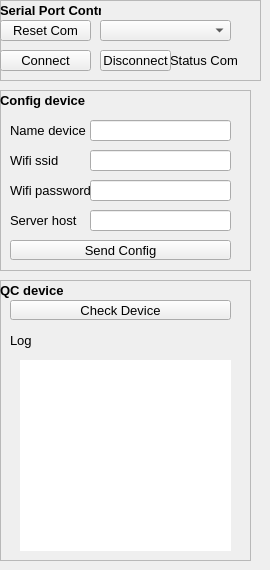
    <widget class="QWidget" name="tab_6">
     <attribute name="title">
      <string>Config</string>
     </attribute>
     <widget class="QFrame" name="frame_config">
      <property name="geometry">
       <rect>
        <x>0</x>
        <y>90</y>
        <width>251</width>
        <height>181</height>
       </rect>
      </property>
      <property name="font">
       <font>
        <pointsize>7</pointsize>
        <bold>false</bold>
       </font>
      </property>
      <property name="autoFillBackground">
       <bool>true</bool>
      </property>
      <property name="inputMethodHints">
       <set>Qt::ImhNone</set>
      </property>
      <property name="frameShape">
       <enum>QFrame::StyledPanel</enum>
      </property>
      <property name="frameShadow">
       <enum>QFrame::Raised</enum>
      </property>
      <widget class="QLabel" name="label_9">
       <property name="geometry">
        <rect>
         <x>10</x>
         <y>60</y>
         <width>81</width>
         <height>20</height>
        </rect>
       </property>
       <property name="font">
        <font>
         <pointsize>10</pointsize>
         <bold>false</bold>
        </font>
       </property>
       <property name="text">
        <string>Wifi ssid</string>
       </property>
      </widget>
      <widget class="QLabel" name="label_11">
       <property name="geometry">
        <rect>
         <x>10</x>
         <y>90</y>
         <width>81</width>
         <height>20</height>
        </rect>
       </property>
       <property name="font">
        <font>
         <pointsize>10</pointsize>
         <bold>false</bold>
        </font>
       </property>
       <property name="text">
        <string>Wifi password</string>
       </property>
      </widget>
      <widget class="QLineEdit" name="lineEdit_2">
       <property name="geometry">
        <rect>
         <x>90</x>
         <y>60</y>
         <width>141</width>
         <height>21</height>
        </rect>
       </property>
       <property name="font">
        <font>
         <pointsize>10</pointsize>
         <bold>false</bold>
        </font>
       </property>
      </widget>
      <widget class="QLineEdit" name="lineEdit_3">
       <property name="geometry">
        <rect>
         <x>90</x>
         <y>90</y>
         <width>141</width>
         <height>21</height>
        </rect>
       </property>
       <property name="font">
        <font>
         <pointsize>10</pointsize>
         <bold>false</bold>
        </font>
       </property>
      </widget>
      <widget class="QLabel" name="label">
       <property name="geometry">
        <rect>
         <x>0</x>
         <y>0</y>
         <width>101</width>
         <height>20</height>
        </rect>
       </property>
       <property name="font">
        <font>
         <pointsize>10</pointsize>
         <bold>true</bold>
        </font>
       </property>
       <property name="text">
        <string>Config device</string>
       </property>
      </widget>
      <widget class="QLineEdit" name="lineEdit_4">
       <property name="geometry">
        <rect>
         <x>90</x>
         <y>120</y>
         <width>141</width>
         <height>21</height>
        </rect>
       </property>
       <property name="font">
        <font>
         <pointsize>10</pointsize>
         <bold>false</bold>
        </font>
       </property>
       <property name="text">
        <string/>
       </property>
      </widget>
      <widget class="QLabel" name="label_19">
       <property name="geometry">
        <rect>
         <x>10</x>
         <y>120</y>
         <width>81</width>
         <height>20</height>
        </rect>
       </property>
       <property name="font">
        <font>
         <pointsize>10</pointsize>
         <bold>false</bold>
        </font>
       </property>
       <property name="text">
        <string>Server host</string>
       </property>
      </widget>
      <widget class="QLineEdit" name="lineEdit_5">
       <property name="geometry">
        <rect>
         <x>90</x>
         <y>30</y>
         <width>141</width>
         <height>21</height>
        </rect>
       </property>
       <property name="font">
        <font>
         <pointsize>10</pointsize>
         <bold>false</bold>
        </font>
       </property>
       <property name="text">
        <string/>
       </property>
      </widget>
      <widget class="QLabel" name="label_12">
       <property name="geometry">
        <rect>
         <x>10</x>
         <y>30</y>
         <width>81</width>
         <height>20</height>
        </rect>
       </property>
       <property name="font">
        <font>
         <pointsize>10</pointsize>
         <bold>false</bold>
        </font>
       </property>
       <property name="text">
        <string>Name device</string>
       </property>
      </widget>
      <widget class="QPushButton" name="sync_btn_4">
       <property name="geometry">
        <rect>
         <x>10</x>
         <y>150</y>
         <width>221</width>
         <height>20</height>
        </rect>
       </property>
       <property name="font">
        <font>
         <pointsize>10</pointsize>
         <bold>false</bold>
        </font>
       </property>
       <property name="text">
        <string>Send Config</string>
       </property>
      </widget>
     </widget>
     <widget class="QFrame" name="frame_3">
      <property name="geometry">
       <rect>
        <x>0</x>
        <y>0</y>
        <width>261</width>
        <height>81</height>
       </rect>
      </property>
      <property name="autoFillBackground">
       <bool>true</bool>
      </property>
      <property name="frameShape">
       <enum>QFrame::StyledPanel</enum>
      </property>
      <property name="frameShadow">
       <enum>QFrame::Raised</enum>
      </property>
      <widget class="QLabel" name="status_com">
       <property name="geometry">
        <rect>
         <x>170</x>
         <y>50</y>
         <width>71</width>
         <height>21</height>
        </rect>
       </property>
       <property name="font">
        <font>
         <pointsize>10</pointsize>
        </font>
       </property>
       <property name="text">
        <string>Status Com</string>
       </property>
      </widget>
      <widget class="QComboBox" name="cmbPort">
       <property name="geometry">
        <rect>
         <x>100</x>
         <y>20</y>
         <width>131</width>
         <height>21</height>
        </rect>
       </property>
       <property name="font">
        <font>
         <pointsize>10</pointsize>
        </font>
       </property>
       <property name="currentText">
        <string/>
       </property>
      </widget>
      <widget class="QLabel" name="label_7">
       <property name="geometry">
        <rect>
         <x>0</x>
         <y>0</y>
         <width>101</width>
         <height>20</height>
        </rect>
       </property>
       <property name="font">
        <font>
         <pointsize>10</pointsize>
         <bold>true</bold>
        </font>
       </property>
       <property name="text">
        <string>Serial Port Control</string>
       </property>
      </widget>
      <widget class="QPushButton" name="pushButton_2">
       <property name="geometry">
        <rect>
         <x>0</x>
         <y>50</y>
         <width>91</width>
         <height>21</height>
        </rect>
       </property>
       <property name="font">
        <font>
         <pointsize>10</pointsize>
        </font>
       </property>
       <property name="text">
        <string>Connect</string>
       </property>
      </widget>
      <widget class="QPushButton" name="btnPortInfo">
       <property name="geometry">
        <rect>
         <x>0</x>
         <y>20</y>
         <width>91</width>
         <height>21</height>
        </rect>
       </property>
       <property name="font">
        <font>
         <pointsize>10</pointsize>
        </font>
       </property>
       <property name="text">
        <string>Reset Com</string>
       </property>
       <property name="iconSize">
        <size>
         <width>14</width>
         <height>15</height>
        </size>
       </property>
      </widget>
      <widget class="QPushButton" name="pushButton_3">
       <property name="geometry">
        <rect>
         <x>100</x>
         <y>50</y>
         <width>71</width>
         <height>21</height>
        </rect>
       </property>
       <property name="font">
        <font>
         <pointsize>10</pointsize>
        </font>
       </property>
       <property name="text">
        <string>Disconnect</string>
       </property>
      </widget>
     </widget>
     <widget class="QFrame" name="frame_config_2">
      <property name="geometry">
       <rect>
        <x>0</x>
        <y>280</y>
        <width>251</width>
        <height>281</height>
       </rect>
      </property>
      <property name="font">
       <font>
        <pointsize>7</pointsize>
        <bold>false</bold>
       </font>
      </property>
      <property name="autoFillBackground">
       <bool>true</bool>
      </property>
      <property name="inputMethodHints">
       <set>Qt::ImhNone</set>
      </property>
      <property name="frameShape">
       <enum>QFrame::StyledPanel</enum>
      </property>
      <property name="frameShadow">
       <enum>QFrame::Raised</enum>
      </property>
      <widget class="QLabel" name="label_25">
       <property name="geometry">
        <rect>
         <x>0</x>
         <y>0</y>
         <width>101</width>
         <height>20</height>
        </rect>
       </property>
       <property name="font">
        <font>
         <pointsize>10</pointsize>
         <bold>true</bold>
        </font>
       </property>
       <property name="text">
        <string>QC device</string>
       </property>
      </widget>
      <widget class="QPushButton" name="sync_btn_7">
       <property name="geometry">
        <rect>
         <x>10</x>
         <y>20</y>
         <width>221</width>
         <height>20</height>
        </rect>
       </property>
       <property name="font">
        <font>
         <pointsize>10</pointsize>
         <bold>false</bold>
        </font>
       </property>
       <property name="text">
        <string>Check Device</string>
       </property>
      </widget>
      <widget class="QLabel" name="LogCheckDevice">
       <property name="geometry">
        <rect>
         <x>20</x>
         <y>80</y>
         <width>211</width>
         <height>191</height>
        </rect>
       </property>
       <property name="font">
        <font>
         <pointsize>10</pointsize>
         <bold>false</bold>
        </font>
       </property>
       <property name="styleSheet">
        <string notr="true">background-color: rgb(255, 255, 255);</string>
       </property>
       <property name="text">
        <string/>
       </property>
      </widget>
      <widget class="QLabel" name="label_24">
       <property name="geometry">
        <rect>
         <x>10</x>
         <y>50</y>
         <width>63</width>
         <height>20</height>
        </rect>
       </property>
       <property name="font">
        <font>
         <pointsize>10</pointsize>
         <bold>false</bold>
        </font>
       </property>
       <property name="text">
        <string>Log</string>
       </property>
      </widget>
     </widget>
    </widget>
